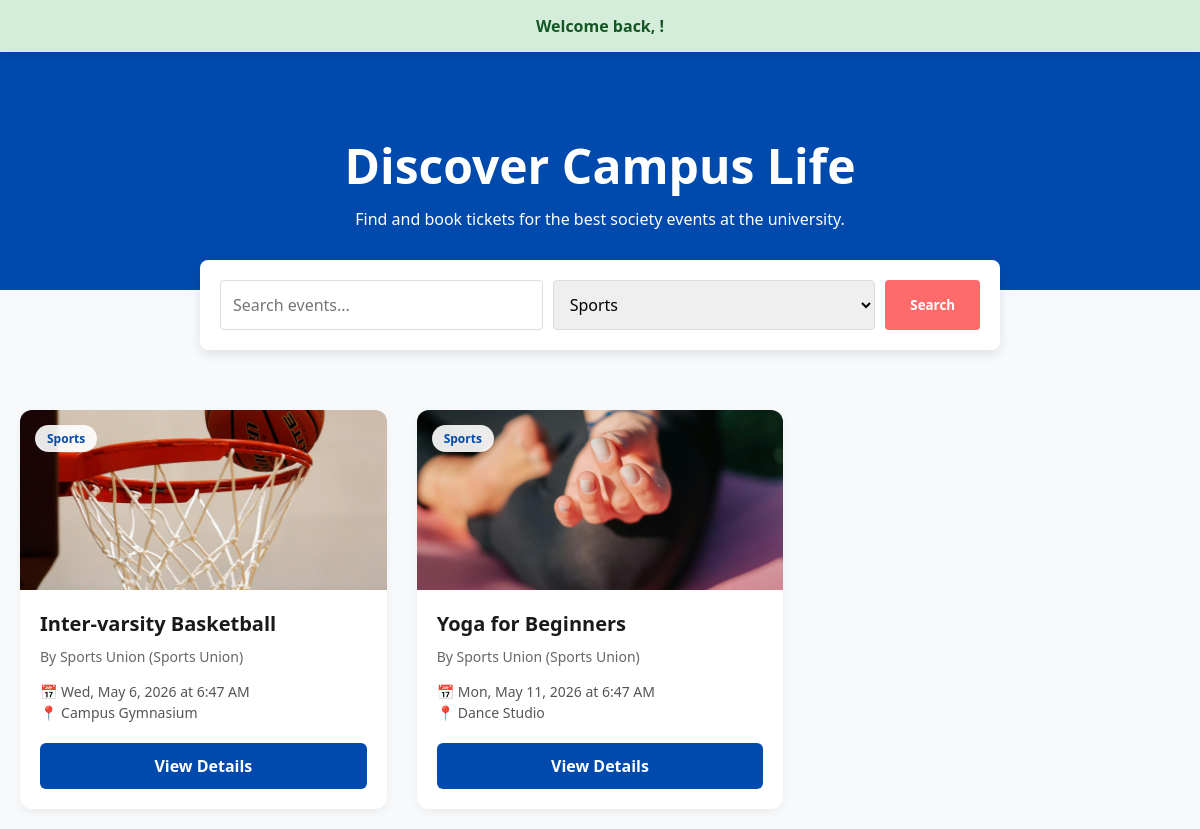
The page /index.php?category=Sports (signed in) on the database its author committed.
### tables this page shows
CREATE TABLE `events` (
  `event_id` int(11) NOT NULL,
  `organiser_id` int(11) NOT NULL,
  `society_name` varchar(100) NOT NULL,
  `title` varchar(150) NOT NULL,
  `description` text NOT NULL,
  `event_date` datetime NOT NULL,
  `location` varchar(255) NOT NULL,
  `max_capacity` int(11) NOT NULL,
  `created_at` timestamp NOT NULL DEFAULT current_timestamp(),
  `category` varchar(50) NOT NULL DEFAULT 'Social',
  `image_path` varchar(255) DEFAULT NULL
);

CREATE TABLE `users` (
  `user_id` int(11) NOT NULL,
  `full_name` varchar(100) NOT NULL,
  `student_id` varchar(20) NOT NULL,
  `email` varchar(100) NOT NULL,
  `password_hash` varchar(100) NOT NULL,
  `role` enum('Admin','Organiser','Attendee') NOT NULL DEFAULT 'Attendee',
  `created_at` timestamp NOT NULL DEFAULT current_timestamp()
);

### index.php (the view, shortened to what this page needs)
<?php
require_once 'config/db.php';
$search_query = "";
$category_filter = "";
$sql = "SELECT e.*, u.full_name AS organiser_name
        FROM events e
        JOIN users u ON e.organiser_id = u.user_id
        WHERE e.event_date >= CURDATE()";
$params = [];
$types = "";
if (isset($_GET['category']) && !empty($_GET['category'])) {
    $category_filter = $_GET['category'];
    $sql .= " AND e.category = ?";
    $params[] = $category_filter;
    $types .= "s";
}
$sql .= " ORDER BY e.event_date ASC";
$stmt = $conn->prepare($sql);
if (!empty($params)) {
    $stmt->bind_param($types, ...$params);
}
$stmt->execute();
$events_result = $stmt->get_result();
$cat_result = $conn->query("SELECT * FROM event_categories ORDER BY category_name ASC");
?>
<!DOCTYPE html>
<html lang="en">
<head>
</head>
<body>
    <?php include $_SERVER['DOCUMENT_ROOT'] . '/su_events_app/includes/navbar.php'; ?>
    <?php include 'includes/flash.php'; ?>
    <div class="hero">
        <h1>Discover Campus Life</h1>
        <p>Find and book tickets for the best society events at the university.</p>
    </div>
    <form class="search-container" method="GET" action="index.php">
        <input type="text" name="search" placeholder="Search events..." value="<?php echo htmlspecialchars($search_query); ?>">
        <select name="category">
            <?php while($cat = $cat_result->fetch_assoc()): ?>
                <option value="<?php echo htmlspecialchars($cat['category_name']); ?>" <?php echo ($category_filter === $cat['category_name']) ? 'selected' : ''; ?>>
                    <?php echo htmlspecialchars($cat['category_name']); ?>
                </option>
            <?php endwhile; ?>
        </select>
        <button type="submit" class="btn-search">Search</button>
    </form>
    <div class="container">
        <?php if ($events_result->num_rows > 0): ?>
            <div class="event-grid">
                <?php while($event = $events_result->fetch_assoc()): ?>
                    <div class="card">
                        <div class="card-img-wrapper">
                            <?php if(!empty($event['image_path'])): ?>
                                <img src="<?php echo htmlspecialchars($event['image_path']); ?>" alt="Event Image" class="card-img">
                            <?php else: ?>
                                <div style="width:100%; height:100%; display:flex; align-items:center; justify-content:center; color:#999; background:#e9ecef;">No Image</div>
                            <?php endif; ?>
                            <div class="card-badge"><?php echo htmlspecialchars($event['category']); ?></div>
                        </div>
                        <div class="card-body">
                            <h3 class="card-title"><?php echo htmlspecialchars($event['title']); ?></h3>
                            <div class="card-org">By <?php echo htmlspecialchars($event['society_name']); ?> (<?php echo htmlspecialchars($event['organiser_name']); ?>)</div>
                            <div class="card-details">
                                📅 <?php echo date('D, M j, Y \a\t g:i A', strtotime($event['event_date'])); ?><br>
                                📍 <?php echo htmlspecialchars($event['location']) ?: 'TBD'; ?>
                            </div>
                            <a href="event_details.php?id=<?php echo $event['event_id']; ?>" class="btn-details">View Details</a>
                        </div>
                    </div>
                <?php endwhile; ?>
            </div>
        <?php endif; ?>
    </div>
</body>
</html>

### index.php (style rules this page uses)
* { box-sizing: border-box; margin: 0; padding: 0; font-family: 'Segoe UI', Tahoma, Geneva, Verdana, sans-serif; }
body { background-color: #f8f9fa; color: #333; }
.hero { background: #004aad; color: white; padding: 60px 20px; text-align: center; }
.hero h1 { font-size: 3rem; margin-bottom: 10px; }
.search-container { max-width: 800px; margin: -30px auto 40px; background: white; padding: 20px; border-radius: 8px; box-shadow: 0 4px 12px rgba(0,0,0,0.1); display: flex; gap: 10px; }
.search-container input, .search-container select { flex: 1; padding: 12px; border: 1px solid #ddd; border-radius: 4px; font-size: 16px; }
.btn-search { background: #ff6b6b; color: white; border: none; padding: 12px 25px; border-radius: 4px; font-weight: bold; cursor: pointer; transition: 0.2s; }
.container { max-width: 1200px; margin: 0 auto; padding: 20px; }
.event-grid { display: grid; grid-template-columns: repeat(auto-fill, minmax(300px, 1fr)); gap: 30px; }
.card { background: white; border-radius: 12px; overflow: hidden; box-shadow: 0 4px 8px rgba(0,0,0,0.05); transition: transform 0.2s, box-shadow 0.2s; display: flex; flex-direction: column; }
.card-img-wrapper { height: 180px; background: #e9ecef; position: relative; }
.card-img { width: 100%; height: 100%; object-fit: cover; }
.card-badge { position: absolute; top: 15px; left: 15px; background: rgba(255, 255, 255, 0.9); padding: 5px 12px; border-radius: 20px; font-size: 12px; font-weight: bold; color: #004aad; }
.card-body { padding: 20px; display: flex; flex-direction: column; flex-grow: 1; }
.card-title { font-size: 1.25rem; margin-bottom: 10px; color: #1a1a1a; }
.card-org { color: #666; font-size: 14px; margin-bottom: 15px; }
.card-details { font-size: 14px; color: #555; margin-bottom: 20px; flex-grow: 1; line-height: 1.5; }
.btn-details { display: block; text-align: center; background: #004aad; color: white; text-decoration: none; padding: 12px; border-radius: 6px; font-weight: bold; transition: background 0.2s; }

### rows shown on the page
events: image_path (picture), category "Sports", title "Inter-varsity Basketball", society_name "Sports Union", organiser.full_name "Sports Union", event_date "Wed, May 6, 2026 at 6:47 AM", location "Campus Gymnasium"
events: image_path (picture), category "Sports", title "Yoga for Beginners", society_name "Sports Union", organiser.full_name "Sports Union", event_date "Mon, May 11, 2026 at 6:47 AM", location "Dance Studio"

### other values the page prints
$_SESSION['flash_success'] "Welcome back, !"
form field category "Sports"
